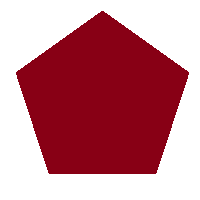
#> input picture CS4061 - Machine Learning/Week 08/part_i/image.png, 200 x 200 px
$ python code.py
#> lines starting #> are read from the running program, lines starting #| are printed output that depends on the picture; after the words box and inside, x2 and y2 are one past the last pixel; in counts of white or black regions, pixels touching at a corner belong together
import numpy as np
from PIL import Image

def convolve(array, kernel):
    # pad the input array with zeros
    pad = len(kernel) // 2
    array = np.pad(array, pad, mode='constant')

    # get array and kernel dimensions
    N = len(array)
    K = len(kernel)

    # init result array
    result = np.zeros((N, N))

    # for each pixel in the image (ignoring the padding)
    for x in range(pad, N - pad):
        for y in range(pad, N - pad):
            value = 0
            # for each element in the kernel
            for kx in range(K):
                for ky in range(K):
                    # offset kernel element
                    ox = kx - (K // 2)
                    oy = ky - (K // 2)
                    # add to sum
                    value += kernel[ky][kx] * array[y + oy][x + ox]
            result[y][x] = value

    return result

def main():
    rgb = np.array(Image.open('image.png').convert('RGB'))
    red = rgb[:,:,0]
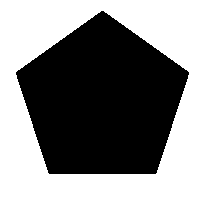
#> red: shape (200, 200); values 136 (black) and 255 (white), 50.8% white; 1 black region, box (x1, y1, x2, y2) and area: (16, 11, 189, 174) 19683
    kernel1 = np.array([[-1,-1,-1],[-1,8,-1],[-1,-1,-1]])
    kernel2 = np.array([[0,-1,0],[-1,8,-1],[0,-1,0]])
    result1 = convolve(red, kernel1)
#> in convolve, `array = np.pad(array, pad, mode='constant')`:
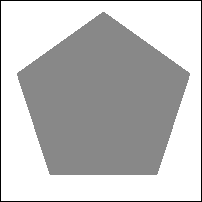
#> array: shape (202, 202); min 0, max 255, mean 192.6
#> in convolve, `N = len(array)`: N = 202
#> after the loop in convolve, `for x in range(pad, N - pad):`:
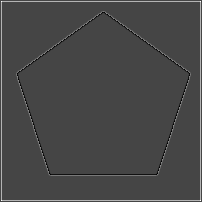
#> result: shape (202, 202) float64; min -476, max 1275, mean 15; drawn with min black and max white
    result2 = convolve(red, kernel2)
#> after the loop in convolve (call 2), `for x in range(pad, N - pad):`:
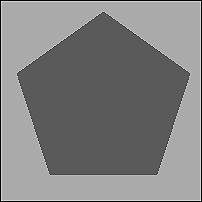
#> result: shape (202, 202) float64; min 0, max 1530, mean 775.3; drawn with min black and max white
    image1 = Image.fromarray(np.uint8(result1))
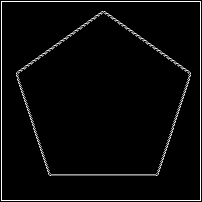
#> image1: PIL image 202x202 L; min 0, max 253, mean 9.2
    image2 = Image.fromarray(np.uint8(result2))
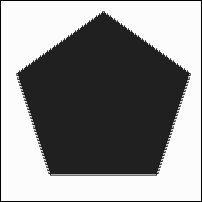
#> image2: PIL image 202x202 L; min 0, max 252, mean 140.9
    image1.show()
    image2.show()
    image1.save('result1.png')
    image2.save('result2.png')

main()
